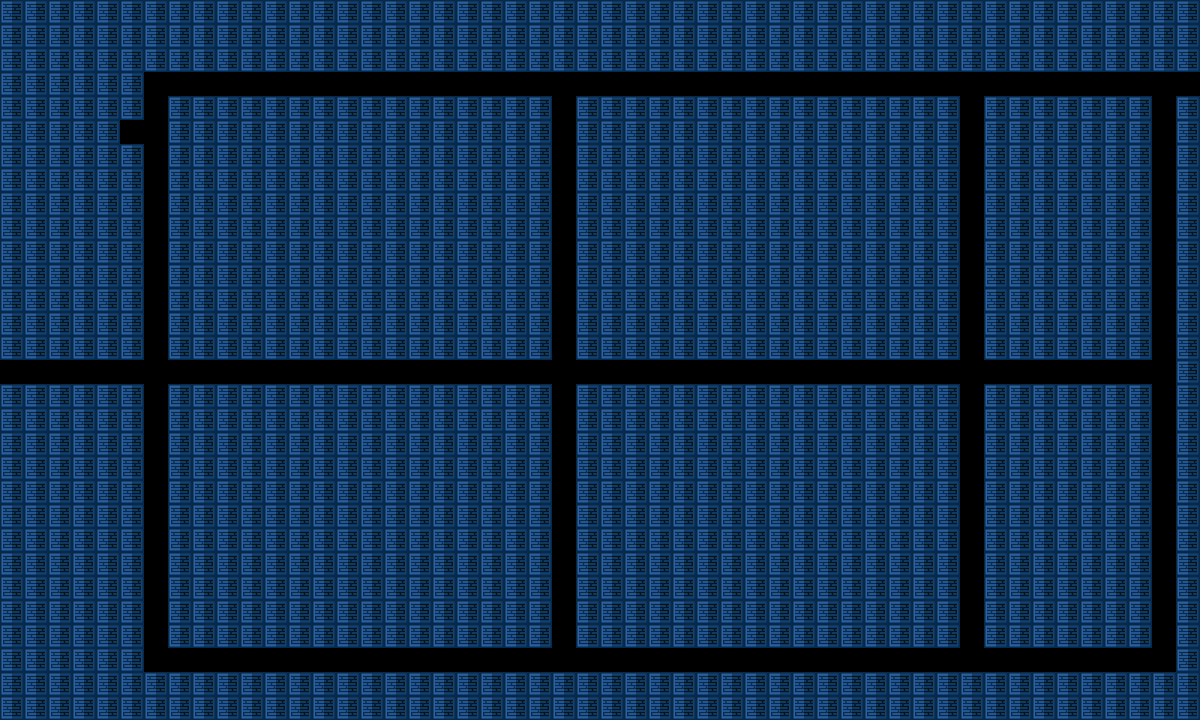

This is a level from a 2D game, rendered from its Tiled map with the project's own tilesets. A one-line summary and the complete map file follow:
An orthogonal 50x30 tile map with 24x24 px tiles, 2 tile layers (Wall, Food) and 12 objects (Home, Goal).

<map version="1.10" tiledversion="1.11.2" orientation="orthogonal" renderorder="right-down" width="50" height="30" tilewidth="24" tileheight="24" infinite="0" nextlayerid="5" nextobjectid="13">
 <tileset firstgid="1" source="pacman-wall-24.tsx" />
 <layer id="1" name="Wall" width="50" height="30">
  <data encoding="csv">
2,2,2,2,2,2,2,2,2,2,2,2,2,2,2,2,2,2,2,2,2,2,2,2,2,2,2,2,2,2,2,2,2,2,2,2,2,2,2,2,2,2,2,2,2,2,2,2,2,2,
2,2,2,2,2,2,2,2,2,2,2,2,2,2,2,2,2,2,2,2,2,2,2,2,2,2,2,2,2,2,2,2,2,2,2,2,2,2,2,2,2,2,2,2,2,2,2,2,2,2,
2,2,2,2,2,2,2,2,2,2,2,2,2,2,2,2,2,2,2,2,2,2,2,2,2,2,2,2,2,2,2,2,2,2,2,2,2,2,2,2,2,2,2,2,2,2,2,2,2,2,
2,2,2,2,2,2,0,0,0,0,0,0,0,0,0,0,0,0,0,0,0,0,0,0,0,0,0,0,0,0,0,0,0,0,0,0,0,0,0,0,0,0,0,0,0,0,0,0,0,0,
2,2,2,2,2,2,0,2,2,2,2,2,2,2,2,2,2,2,2,2,2,2,2,0,2,2,2,2,2,2,2,2,2,2,2,2,2,2,2,2,0,2,2,2,2,2,2,2,0,2,
2,2,2,2,2,0,0,2,2,2,2,2,2,2,2,2,2,2,2,2,2,2,2,0,2,2,2,2,2,2,2,2,2,2,2,2,2,2,2,2,0,2,2,2,2,2,2,2,0,2,
2,2,2,2,2,2,0,2,2,2,2,2,2,2,2,2,2,2,2,2,2,2,2,0,2,2,2,2,2,2,2,2,2,2,2,2,2,2,2,2,0,2,2,2,2,2,2,2,0,2,
2,2,2,2,2,2,0,2,2,2,2,2,2,2,2,2,2,2,2,2,2,2,2,0,2,2,2,2,2,2,2,2,2,2,2,2,2,2,2,2,0,2,2,2,2,2,2,2,0,2,
2,2,2,2,2,2,0,2,2,2,2,2,2,2,2,2,2,2,2,2,2,2,2,0,2,2,2,2,2,2,2,2,2,2,2,2,2,2,2,2,0,2,2,2,2,2,2,2,0,2,
2,2,2,2,2,2,0,2,2,2,2,2,2,2,2,2,2,2,2,2,2,2,2,0,2,2,2,2,2,2,2,2,2,2,2,2,2,2,2,2,0,2,2,2,2,2,2,2,0,2,
2,2,2,2,2,2,0,2,2,2,2,2,2,2,2,2,2,2,2,2,2,2,2,0,2,2,2,2,2,2,2,2,2,2,2,2,2,2,2,2,0,2,2,2,2,2,2,2,0,2,
2,2,2,2,2,2,0,2,2,2,2,2,2,2,2,2,2,2,2,2,2,2,2,0,2,2,2,2,2,2,2,2,2,2,2,2,2,2,2,2,0,2,2,2,2,2,2,2,0,2,
2,2,2,2,2,2,0,2,2,2,2,2,2,2,2,2,2,2,2,2,2,2,2,0,2,2,2,2,2,2,2,2,2,2,2,2,2,2,2,2,0,2,2,2,2,2,2,2,0,2,
2,2,2,2,2,2,0,2,2,2,2,2,2,2,2,2,2,2,2,2,2,2,2,0,2,2,2,2,2,2,2,2,2,2,2,2,2,2,2,2,0,2,2,2,2,2,2,2,0,2,
2,2,2,2,2,2,0,2,2,2,2,2,2,2,2,2,2,2,2,2,2,2,2,0,2,2,2,2,2,2,2,2,2,2,2,2,2,2,2,2,0,2,2,2,2,2,2,2,0,2,
0,0,0,0,0,0,0,0,0,0,0,0,0,0,0,0,0,0,0,0,0,0,0,0,0,0,0,0,0,0,0,0,0,0,0,0,0,0,0,0,0,0,0,0,0,0,0,0,0,2,
2,2,2,2,2,2,0,2,2,2,2,2,2,2,2,2,2,2,2,2,2,2,2,0,2,2,2,2,2,2,2,2,2,2,2,2,2,2,2,2,0,2,2,2,2,2,2,2,0,2,
2,2,2,2,2,2,0,2,2,2,2,2,2,2,2,2,2,2,2,2,2,2,2,0,2,2,2,2,2,2,2,2,2,2,2,2,2,2,2,2,0,2,2,2,2,2,2,2,0,2,
2,2,2,2,2,2,0,2,2,2,2,2,2,2,2,2,2,2,2,2,2,2,2,0,2,2,2,2,2,2,2,2,2,2,2,2,2,2,2,2,0,2,2,2,2,2,2,2,0,2,
2,2,2,2,2,2,0,2,2,2,2,2,2,2,2,2,2,2,2,2,2,2,2,0,2,2,2,2,2,2,2,2,2,2,2,2,2,2,2,2,0,2,2,2,2,2,2,2,0,2,
2,2,2,2,2,2,0,2,2,2,2,2,2,2,2,2,2,2,2,2,2,2,2,0,2,2,2,2,2,2,2,2,2,2,2,2,2,2,2,2,0,2,2,2,2,2,2,2,0,2,
2,2,2,2,2,2,0,2,2,2,2,2,2,2,2,2,2,2,2,2,2,2,2,0,2,2,2,2,2,2,2,2,2,2,2,2,2,2,2,2,0,2,2,2,2,2,2,2,0,2,
2,2,2,2,2,2,0,2,2,2,2,2,2,2,2,2,2,2,2,2,2,2,2,0,2,2,2,2,2,2,2,2,2,2,2,2,2,2,2,2,0,2,2,2,2,2,2,2,0,2,
2,2,2,2,2,2,0,2,2,2,2,2,2,2,2,2,2,2,2,2,2,2,2,0,2,2,2,2,2,2,2,2,2,2,2,2,2,2,2,2,0,2,2,2,2,2,2,2,0,2,
2,2,2,2,2,2,0,2,2,2,2,2,2,2,2,2,2,2,2,2,2,2,2,0,2,2,2,2,2,2,2,2,2,2,2,2,2,2,2,2,0,2,2,2,2,2,2,2,0,2,
2,2,2,2,2,2,0,2,2,2,2,2,2,2,2,2,2,2,2,2,2,2,2,0,2,2,2,2,2,2,2,2,2,2,2,2,2,2,2,2,0,2,2,2,2,2,2,2,0,2,
2,2,2,2,2,2,0,2,2,2,2,2,2,2,2,2,2,2,2,2,2,2,2,0,2,2,2,2,2,2,2,2,2,2,2,2,2,2,2,2,0,2,2,2,2,2,2,2,0,2,
2,2,2,2,2,2,0,0,0,0,0,0,0,0,0,0,0,0,0,0,0,0,0,0,0,0,0,0,0,0,0,0,0,0,0,0,0,0,0,0,0,0,0,0,0,0,0,0,0,2,
2,2,2,2,2,2,2,2,2,2,2,2,2,2,2,2,2,2,2,2,2,2,2,2,2,2,2,2,2,2,2,2,2,2,2,2,2,2,2,2,2,2,2,2,2,2,2,2,2,2,
2,2,2,2,2,2,2,2,2,2,2,2,2,2,2,2,2,2,2,2,2,2,2,2,2,2,2,2,2,2,2,2,2,2,2,2,2,2,2,2,2,2,2,2,2,2,2,2,2,2
</data>
 </layer>
 <layer id="2" name="Food" width="50" height="30">
  <data encoding="csv">
0,0,0,0,0,0,0,0,0,0,0,0,0,0,0,0,0,0,0,0,0,0,0,0,0,0,0,0,0,0,0,0,0,0,0,0,0,0,0,0,0,0,0,0,0,0,0,0,0,0,
0,0,0,0,0,0,0,0,0,0,0,0,0,0,0,0,0,0,0,0,0,0,0,0,0,0,0,0,0,0,0,0,0,0,0,0,0,0,0,0,0,0,0,0,0,0,0,0,0,0,
0,0,0,0,0,0,0,0,0,0,0,0,0,0,0,0,0,0,0,0,0,0,0,0,0,0,0,0,0,0,0,0,0,0,0,0,0,0,0,0,0,0,0,0,0,0,0,0,0,0,
0,0,0,0,0,0,5,5,5,5,5,5,5,5,5,5,5,5,5,5,5,5,5,5,5,5,5,5,5,5,5,5,5,5,5,5,5,5,5,5,5,5,5,5,5,5,5,5,5,5,
0,0,0,0,0,0,5,0,0,0,0,0,0,0,0,0,0,0,0,0,0,0,0,5,0,0,0,0,0,0,0,0,0,0,0,0,0,0,0,0,5,0,0,0,0,0,0,0,5,0,
0,0,0,0,0,5,5,0,0,0,0,0,0,0,0,0,0,0,0,0,0,0,0,5,0,0,0,0,0,0,0,0,0,0,0,0,0,0,0,0,5,0,0,0,0,0,0,0,5,0,
0,0,0,0,0,0,5,0,0,0,0,0,0,0,0,0,0,0,0,0,0,0,0,5,0,0,0,0,0,0,0,0,0,0,0,0,0,0,0,0,5,0,0,0,0,0,0,0,5,0,
0,0,0,0,0,0,5,0,0,0,0,0,0,0,0,0,0,0,0,0,0,0,0,5,0,0,0,0,0,0,0,0,0,0,0,0,0,0,0,0,5,0,0,0,0,0,0,0,5,0,
0,0,0,0,0,0,5,0,0,0,0,0,0,0,0,0,0,0,0,0,0,0,0,5,0,0,0,0,0,0,0,0,0,0,0,0,0,0,0,0,5,0,0,0,0,0,0,0,5,0,
0,0,0,0,0,0,5,0,0,0,0,0,0,0,0,0,0,0,0,0,0,0,0,5,0,0,0,0,0,0,0,0,0,0,0,0,0,0,0,0,5,0,0,0,0,0,0,0,5,0,
0,0,0,0,0,0,5,0,0,0,0,0,0,0,0,0,0,0,0,0,0,0,0,5,0,0,0,0,0,0,0,0,0,0,0,0,0,0,0,0,5,0,0,0,0,0,0,0,5,0,
0,0,0,0,0,0,5,0,0,0,0,0,0,0,0,0,0,0,0,0,0,0,0,5,0,0,0,0,0,0,0,0,0,0,0,0,0,0,0,0,5,0,0,0,0,0,0,0,5,0,
0,0,0,0,0,0,5,0,0,0,0,0,0,0,0,0,0,0,0,0,0,0,0,5,0,0,0,0,0,0,0,0,0,0,0,0,0,0,0,0,5,0,0,0,0,0,0,0,5,0,
0,0,0,0,0,0,5,0,0,0,0,0,0,0,0,0,0,0,0,0,0,0,0,5,0,0,0,0,0,0,0,0,0,0,0,0,0,0,0,0,5,0,0,0,0,0,0,0,5,0,
0,0,0,0,0,0,5,0,0,0,0,0,0,0,0,0,0,0,0,0,0,0,0,5,0,0,0,0,0,0,0,0,0,0,0,0,0,0,0,0,5,0,0,0,0,0,0,0,5,0,
5,5,5,5,5,5,5,5,5,5,5,5,5,5,5,5,5,5,5,5,5,5,5,5,5,5,5,5,5,5,5,5,5,5,5,5,5,5,5,5,5,5,5,5,5,5,5,5,5,0,
0,0,0,0,0,0,5,0,0,0,0,0,0,0,0,0,0,0,0,0,0,0,0,5,0,0,0,0,0,0,0,0,0,0,0,0,0,0,0,0,5,0,0,0,0,0,0,0,5,0,
0,0,0,0,0,0,5,0,0,0,0,0,0,0,0,0,0,0,0,0,0,0,0,5,0,0,0,0,0,0,0,0,0,0,0,0,0,0,0,0,5,0,0,0,0,0,0,0,5,0,
0,0,0,0,0,0,5,0,0,0,0,0,0,0,0,0,0,0,0,0,0,0,0,5,0,0,0,0,0,0,0,0,0,0,0,0,0,0,0,0,5,0,0,0,0,0,0,0,5,0,
0,0,0,0,0,0,5,0,0,0,0,0,0,0,0,0,0,0,0,0,0,0,0,5,0,0,0,0,0,0,0,0,0,0,0,0,0,0,0,0,5,0,0,0,0,0,0,0,5,0,
0,0,0,0,0,0,5,0,0,0,0,0,0,0,0,0,0,0,0,0,0,0,0,5,0,0,0,0,0,0,0,0,0,0,0,0,0,0,0,0,5,0,0,0,0,0,0,0,5,0,
0,0,0,0,0,0,5,0,0,0,0,0,0,0,0,0,0,0,0,0,0,0,0,5,0,0,0,0,0,0,0,0,0,0,0,0,0,0,0,0,5,0,0,0,0,0,0,0,5,0,
0,0,0,0,0,0,5,0,0,0,0,0,0,0,0,0,0,0,0,0,0,0,0,5,0,0,0,0,0,0,0,0,0,0,0,0,0,0,0,0,5,0,0,0,0,0,0,0,5,0,
0,0,0,0,0,0,5,0,0,0,0,0,0,0,0,0,0,0,0,0,0,0,0,5,0,0,0,0,0,0,0,0,0,0,0,0,0,0,0,0,5,0,0,0,0,0,0,0,5,0,
0,0,0,0,0,0,5,0,0,0,0,0,0,0,0,0,0,0,0,0,0,0,0,5,0,0,0,0,0,0,0,0,0,0,0,0,0,0,0,0,5,0,0,0,0,0,0,0,5,0,
0,0,0,0,0,0,5,0,0,0,0,0,0,0,0,0,0,0,0,0,0,0,0,5,0,0,0,0,0,0,0,0,0,0,0,0,0,0,0,0,5,0,0,0,0,0,0,0,5,0,
0,0,0,0,0,0,5,0,0,0,0,0,0,0,0,0,0,0,0,0,0,0,0,5,0,0,0,0,0,0,0,0,0,0,0,0,0,0,0,0,5,0,0,0,0,0,0,0,5,0,
0,0,0,0,0,0,5,5,5,5,5,5,5,5,5,5,5,5,5,5,5,5,5,5,5,5,5,5,5,5,5,5,5,5,5,5,5,5,5,5,5,5,5,5,5,5,5,5,5,0,
0,0,0,0,0,0,0,0,0,0,0,0,0,0,0,0,0,0,0,0,0,0,0,0,0,0,0,0,0,0,0,0,0,0,0,0,0,0,0,0,0,0,0,0,0,0,0,0,0,0,
0,0,0,0,0,0,0,0,0,0,0,0,0,0,0,0,0,0,0,0,0,0,0,0,0,0,0,0,0,0,0,0,0,0,0,0,0,0,0,0,0,0,0,0,0,0,0,0,0,0
</data>
 </layer>
 <objectgroup id="3" name="WayPoints">
  <object id="1" name="Home" x="11.3719" y="373.524">
   <point />
  </object>
  <object id="2" name="Goal" x="1189.68" y="85.7268">
   <point />
  </object>
 </objectgroup>
 <objectgroup id="4" name="TripTiles">
  <object id="3" x="158.332" y="106.721">
   <point />
  </object>
  <object id="4" x="562.473" y="111.97">
   <point />
  </object>
  <object id="5" x="970.112" y="110.22">
   <point />
  </object>
  <object id="6" x="1140.69" y="370.9">
   <point />
  </object>
  <object id="7" x="970.987" y="635.953">
   <point />
  </object>
  <object id="8" x="562.473" y="633.328">
   <point />
  </object>
  <object id="9" x="155.708" y="638.577">
   <point />
  </object>
  <object id="10" x="540.604" y="370.9">
   <point />
  </object>
  <object id="11" x="587.841" y="374.399">
   <point />
  </object>
  <object id="12" x="945.619" y="370.9">
   <point />
  </object>
 </objectgroup>
</map>
